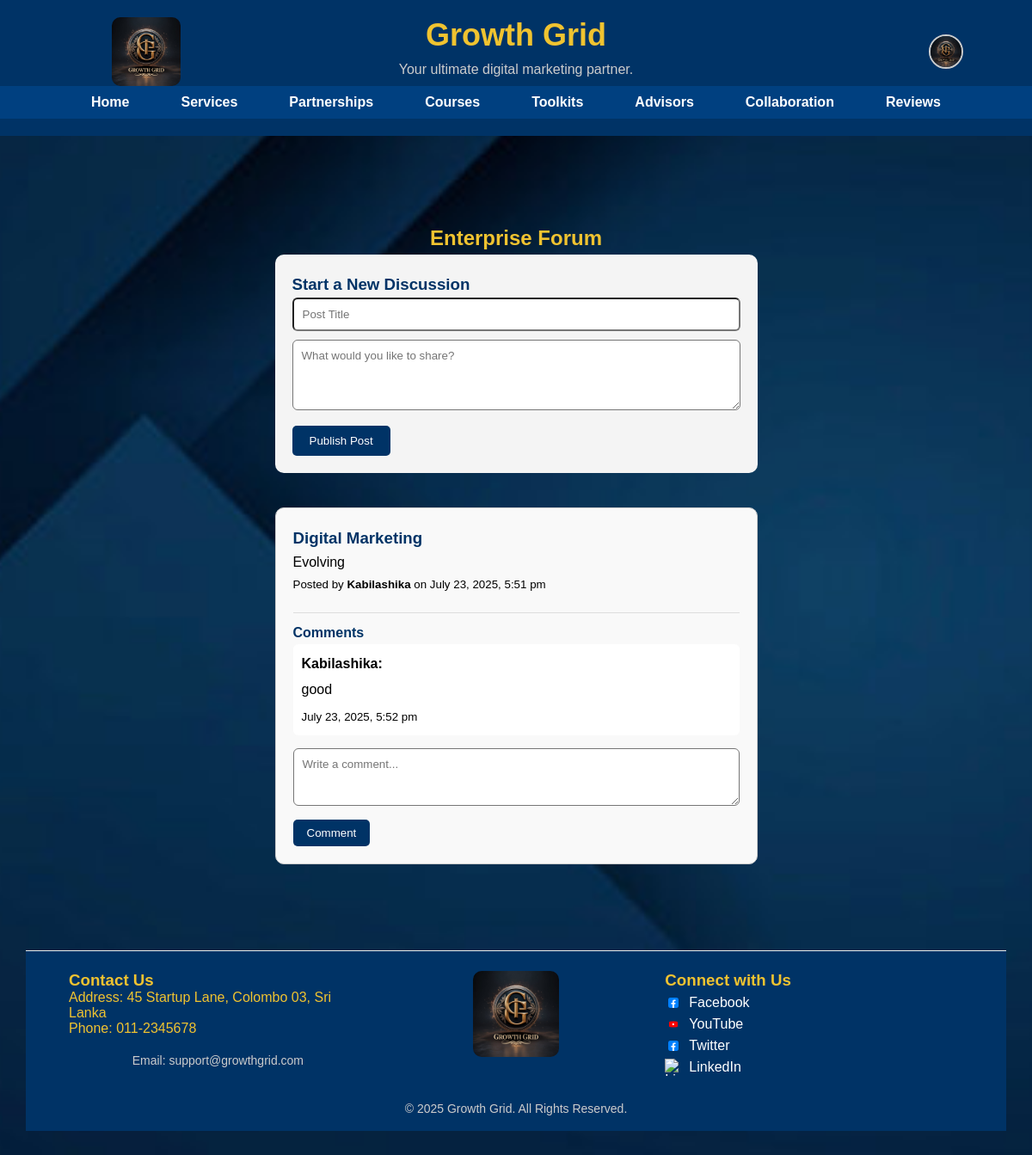
The page /dashboard/enterprise/forum.php (signed in) on the database its author committed.
### tables this page shows
CREATE TABLE `enterprise_forum_posts` (
  `id` int(11) NOT NULL,
  `enterprise_id` int(11) NOT NULL,
  `title` varchar(255) NOT NULL,
  `content` text NOT NULL,
  `created_at` timestamp NOT NULL DEFAULT current_timestamp(),
  `updated_at` timestamp NULL DEFAULT NULL
);

CREATE TABLE `users` (
  `id` int(11) NOT NULL,
  `username` varchar(50) NOT NULL,
  `email` varchar(100) NOT NULL,
  `password` varchar(255) NOT NULL,
  `role` enum('student','startup','enterprise','admin') NOT NULL DEFAULT 'student',
  `created_at` timestamp NOT NULL DEFAULT current_timestamp(),
  `profile_picture` varchar(255) DEFAULT 'default.png'
);

CREATE TABLE `enterprise_forum_comments` (
  `id` int(11) NOT NULL,
  `post_id` int(11) NOT NULL,
  `enterprise_id` int(11) NOT NULL,
  `comment` text NOT NULL,
  `created_at` timestamp NOT NULL DEFAULT current_timestamp()
);

### dashboard/enterprise/forum.php (the view, shortened to what this page needs)
<?php
include('../../includes/db.php');
include('../../includes/enterprise_header.php');
$posts = $pdo->query("
    SELECT p.*, u.username
    FROM enterprise_forum_posts p
    JOIN users u ON p.enterprise_id = u.id
    ORDER BY p.created_at DESC
")->fetchAll(PDO::FETCH_ASSOC);
$comments = $pdo->query("
    SELECT c.*, u.username
    FROM enterprise_forum_comments c
    JOIN users u ON c.enterprise_id = u.id
    ORDER BY c.created_at ASC
")->fetchAll(PDO::FETCH_ASSOC);
$commentsByPost = [];
foreach ($comments as $c) {
    $commentsByPost[$c['post_id']][] = $c;
}
?>
<main class="page-wrapper">
    <section style="max-width: 1000px; margin: auto; padding: 40px 20px; line-height: 1.6;">
        <h2 style="text-align: center; color: #f0c330;">Enterprise Forum</h2>
        <div style="margin-bottom: 40px; background: #f4f4f4; padding: 20px; border-radius: 10px;">
            <h3 style="color: #003366;">Start a New Discussion</h3>
            <form method="POST">
                <input type="text" name="title" placeholder="Post Title" required style="width: 100%; margin-bottom: 10px; padding: 10px; border-radius: 6px;">
                <textarea name="content" placeholder="What would you like to share?" rows="4" required style="width: 100%; padding: 10px; border-radius: 6px;"></textarea>
                <button type="submit" style="margin-top: 10px; background: #003366; color: #fff; padding: 10px 20px; border: none; border-radius: 5px;">Publish Post</button>
            </form>
        </div>
        <?php if (empty($posts)): ?>
            <p style="text-align: center; color: #000000ff;">No forum posts available yet.</p>
        <?php else: ?>
            <?php foreach ($posts as $post): ?>
                <div style="background: #f9f9f9; border-radius: 10px; padding: 20px; margin-bottom: 30px; border: 1px solid #ccc;">
                    <h3 style="color: #003366;"><?php echo htmlspecialchars($post['title']); ?></h3>
                    <p><?php echo nl2br(htmlspecialchars($post['content'])); ?></p>
                    <small>Posted by <strong><?php echo htmlspecialchars($post['username']); ?></strong> on <?php echo date("F j, Y, g:i a", strtotime($post['created_at'])); ?></small>
                    <div style="margin-top: 20px; border-top: 1px solid #ddd; padding-top: 10px;">
                        <h4 style="color: #003366;">Comments</h4>
                        <?php if (!empty($commentsByPost[$post['id']])): ?>
                            <?php foreach ($commentsByPost[$post['id']] as $comment): ?>
                                <div style="background: #fff; padding: 10px; border-radius: 6px; margin-bottom: 10px;">
                                    <strong><?php echo htmlspecialchars($comment['username']); ?>:</strong>
                                    <p style="margin: 5px 0;"><?php echo nl2br(htmlspecialchars($comment['comment'])); ?></p>
                                    <small><?php echo date("F j, Y, g:i a", strtotime($comment['created_at'])); ?></small>
                                </div>
                            <?php endforeach; ?>
                        <?php else: ?>
                            <p style="color: #777;">No comments yet.</p>
                        <?php endif; ?>
                        <form method="POST" style="margin-top: 15px;">
                            <textarea name="comment" placeholder="Write a comment..." rows="3" required style="width: 100%; padding: 10px; border-radius: 6px;"></textarea>
                            <button type="submit" style="margin-top: 8px; background: #003366; color: white; padding: 8px 16px; border: none; border-radius: 5px;">Comment</button>
                        </form>
                    </div>
                </div>
            <?php endforeach; ?>
        <?php endif; ?>
    </section>
</main>
<?php include('../../includes/footer.php'); ?>

### assets/css/style.css (style rules this page uses)
* { box-sizing: border-box; padding: 0; margin: 0; font-family: sans-serif; }
html, body { height: 100%; min-height: 100vh; display: flex; flex-direction: column; font-family: 'Segoe UI', sans-serif; background-color: #7c93a9; background-image: url('assets/images/background.jpg'); background-size: cover; background-position: center; background-repeat: no-repeat; margin: 0; padding: 0; }
main { flex: 1 0 auto; padding: 30px; }
main { flex: 1; padding: 30px; }
.page-wrapper { flex: 1 0 auto; display: flex; flex-direction: column; min-height: 100vh; }
.page-wrapper main { flex: 1; }

### includes/enterprise_header.php (style rules this page uses)
html, body { margin: 0; padding: 0; min-height: 100vh; display: flex; flex-direction: column; }
.page-wrapper { flex: 1; display: flex; flex-direction: column; }
main { flex: 1; }

### rows shown on the page
enterprise_forum_posts: title "Digital Marketing", content "Evolving", enterprise.username "Kabilashika", created_at "July 23, 2025, 5:51 pm"
enterprise_forum_comments: enterprise.username "Kabilashika", comment "good", created_at "July 23, 2025, 5:52 pm"
